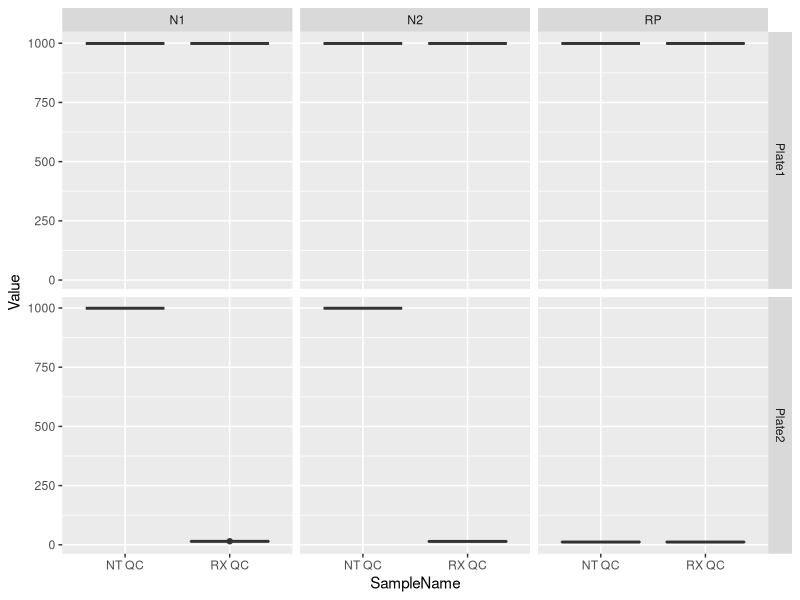
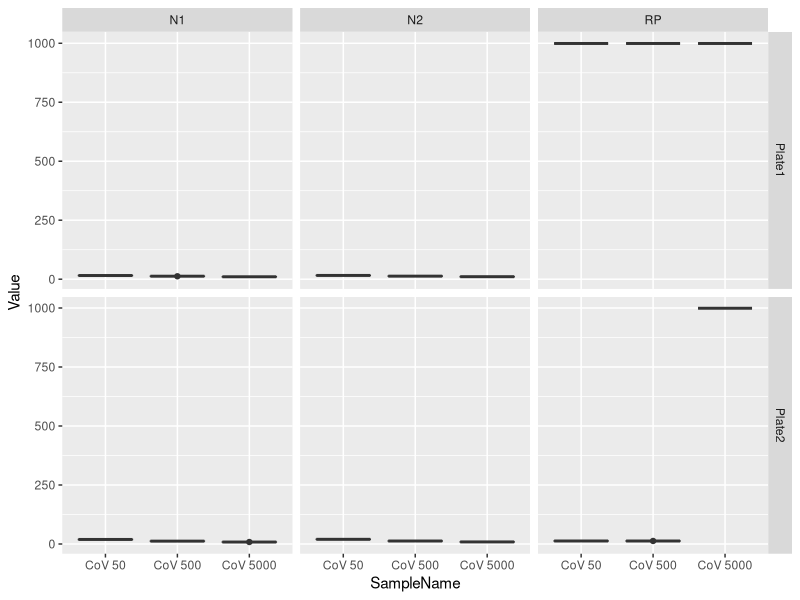
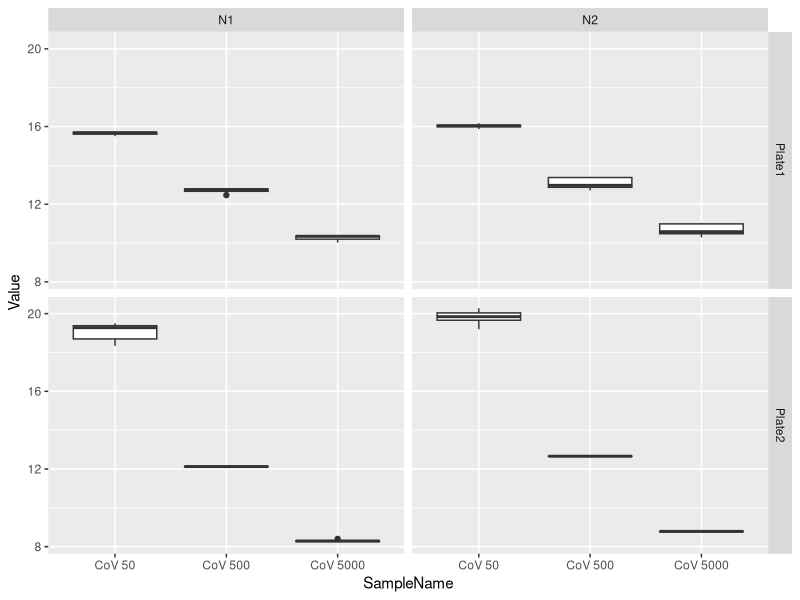

Source code (R) for these figures, in order: (Note: this script raises an error after producing the figures.)
## ---- chunk 1
#knitr::opts_chunk$set(echo = TRUE, error=TRUE)
knitr::opts_chunk$set(echo = TRUE)

#install.packages("tidyverse")
#install.packages("ggpubr")
library(dplyr)
library(tidyverse)
library(ggplot2)
library(ggpubr)

# remove all legacy variables in the project environment
rm(list = ls())
## ---- chunk 2
# Import massaged Fluidigm data file
fluid.all = read.csv("data/Fluidigm_1691207281.csv")
head(fluid.all)
tail(fluid.all)
## ---- chunk 3
# ============================================================================ #
# negative controls ("RX QC" and "NT QC")
neg.ctls = fluid.all[fluid.all$SampleName == "RX QC" | 
                       fluid.all$SampleName == "NT QC", ]


# ============================================================================ #
# standards ("CoV 50", "CoV 500", "CoV 5000")
std.ctls = fluid.all[fluid.all$SampleName == "CoV 50" |
                       fluid.all$SampleName == "CoV 500" |
                       fluid.all$SampleName == "CoV 5000", ]
  
  
## ---- chunk 4
# take a look at the data ...
# View(neg.ctls)

# plot Ct for all negative controls
ggplot(data=neg.ctls,
       mapping=aes(x=SampleName,
                   y=Value)) +
  geom_boxplot()+
  facet_grid(Plate ~ AssayName)
  

## ---- chunk 5
# take a look at the data ...
# View(std.ctls)

# ggplot for all standard controls
ggplot(data=std.ctls,
       mapping=aes(x=SampleName,
                   y=Value)) +
  geom_boxplot()+
  facet_grid(Plate ~ AssayName)

## ---- chunk 6
# look more closely at just the N1 and N2 results
std.ctls.n1.n2 = std.ctls[std.ctls$AssayName=="N1" |
                            std.ctls$AssayName=="N2", ]

# ggplot for just N1 and N2
ggplot(data=std.ctls.n1.n2,
       mapping=aes(x=SampleName,
                   y=Value)) +
  geom_boxplot()+
  facet_grid(Plate ~ AssayName)
## ---- chunk 7
# ============================================================================ #
# samples

# You should keep the sample ID and/or SampleName,
# AssayName, Value, Call, and Plate columns. You will also need to keep rConc
# for the Standards.

# filter fluid.all to keep just the samples and none of the controls
samples = fluid.all %>% 
  filter(!SampleName %in% c("RX QC", "NT QC", "CoV 50", "CoV 500", "CoV 5000")) %>% 
  select(ID, SampleName, AssayName, Value, Call, Plate)

# Import PHD results from .csv file
phd.calls = read.csv("data/PHD_results.csv")

# Add a column to the Fluidigm file containing the PHD results
# use the inner_join() function to do this
samples = inner_join( samples , phd.calls , 
                     by.x = c("SampleName"), 
                     by.y = c("Sample_barcode"), 
                     row.names = FALSE)

# clean up
rm(phd.calls)
## ---- chunk 8
# Add a column to sample for NYUAD classes and rename Class to PHD_Class
samples = samples %>% mutate("NYUAD_Class"=NA) %>% rename(PHD_Class=Class)
head(samples)
## ---- chunk 9
# side-by-side graphs for N1 and N2 on Plate 1 and Plate 2
# using subsetted N1 and N2 assays from standard control set (already done above)

ggplot(data=std.ctls.n1.n2,
       mapping=aes(x=log10(rConc),
                   y=Value,
                   color=AssayName))+
  geom_smooth(method="lm") +
  facet_wrap(~Plate)

  

## ---- chunk 10
# lm for standards with Plate interaction term
# you may do this for N1, N2, or both combined
summary(lm(Value ~ log10(rConc)*Plate, data = std.ctls.n1.n2))

## ---- chunk 11
# make 4 separate linear models for N1 and N2 on Plate 1 or Plate 2
lm.n1.p1 = lm(Value ~ log10(rConc), data=std.ctls.n1.n2[std.ctls.n1.n2$Plate=="Plate1" &
                                                          std.ctls.n1.n2$AssayName=="N1",])
lm.n2.p1 = lm(Value ~ log10(rConc), data=std.ctls.n1.n2[std.ctls.n1.n2$Plate=="Plate1" &
                                                          std.ctls.n1.n2$AssayName=="N2",])
lm.n1.p2 = lm(Value ~ log10(rConc), data=std.ctls.n1.n2[std.ctls.n1.n2$Plate=="Plate2" &
                                                          std.ctls.n1.n2$AssayName=="N1",])
lm.n2.p2 = lm(Value ~ log10(rConc), data=std.ctls.n1.n2[std.ctls.n1.n2$Plate=="Plate2" &
                                                          std.ctls.n1.n2$AssayName=="N2",])

# look at the summaries of the models
summary(lm.n1.p1)
summary(lm.n2.p1)
summary(lm.n1.p2)
summary(lm.n2.p2)
## ---- chunk 12
# Look at the slope/efficiency and R^2
# Here is an outline for a data frame containing these data, if you want to use it
# (but you don't have to)
std.ctl.qc = data.frame(Model = c("N1-P1","N2-P1","N1-P2","N2-P2"),
                        Rsquared = c(summary(lm.n1.p1)$r.squared,
                                     summary(lm.n2.p1)$r.squared,
                                     summary(lm.n1.p2)$r.squared,
                                     summary(lm.n2.p2)$r.squared),
                        Slope = c(summary(lm.n1.p1)$coef[2], 
                                  summary(lm.n2.p1)$coef[2],
                                  summary(lm.n1.p2)$coef[2],
                                  summary(lm.n2.p2)$coef[2]),
                        Eff = c(10^{-1/summary(lm.n1.p1)$coef[2]} - 1,
                                10^{-1/summary(lm.n2.p1)$coef[2]} - 1,
                                10^{-1/summary(lm.n1.p2)$coef[2]} - 1,
                                10^{-1/summary(lm.n2.p2)$coef[2]} - 1))
std.ctl.qc
## ---- chunk 13
# distribution of Ct values for RP genes in clinical samples
ggplot(data= filter(samples, AssayName=="RP" ),
       mapping=aes(x=PHD_Class,
                   y= Value))+
  geom_violin()+
  facet_wrap(~Plate)
## ---- chunk 14
# ============================================================================ #
# subset valid samples
valid.sample.ids = samples %>%  
  group_by(SampleName) %>% 
  filter(AssayName == "RP" & Call == "Pass") %>% 
  summarize( TotalPass = sum(Value < 16) ) %>% 
  filter(TotalPass > 3)

valid.samples = merge(samples, valid.sample.ids, by = "SampleName") %>% 
  arrange(ID) %>% select(-TotalPass)

# ============================================================================ #
# number of valid samples
nrow(valid.sample.ids)

# ============================================================================ #
# Flag inconclusive samples
samples$NYUAD_Class[ ! samples$SampleName %in% valid.samples$SampleName ] = "Inconclusive"
## ---- chunk 15
# subset the rp data from the valid samples (we will also need this below)
samples.rp = valid.samples[valid.samples$AssayName=="RP", ]

# violin plot of Ct values for valid assays, filtered for RP gene, by PHD diagnosis
ggplot(data= filter(samples.rp),
       mapping=aes(x=PHD_Class,
                   y= Value,
                   fill=PHD_Class))+
  geom_violin()+
  facet_wrap(~Plate)
## ---- chunk 16
## Plate 1 and Plate 2 Ct values
rp.p1 = samples.rp[samples.rp$Plate=="Plate1",]
rp.p2 = samples.rp[samples.rp$Plate=="Plate2",]

str(rp.p1)  
  
## QQ plots

# Plate 1
ggqqplot(data=rp.p1,
         x="Value")
# Plate 2
ggqqplot(data=rp.p2,
         x="Value")

## Test for normality
shapiro.test(rp.p1$Value)
shapiro.test(rp.p2$Value)

# Test for equality of normal distributions
wilcox.test(rp.p1$Value,rp.p2$Value)

## ---- chunk 17
# ============================================================================ #
# "positive" samples at NYUAD
nyuad.pos.sample.ids = valid.samples %>%  
  group_by(SampleName) %>% 
  filter(Call == "Pass" & Value < 999 &
           AssayName %in% c("N1","N2")) %>% 
  summarize( TotalPass = sum(Value < 999) ) %>% 
  filter(TotalPass > 3)

nyuad.pos.samples = merge(valid.samples, nyuad.pos.sample.ids, by = "SampleName") %>% 
  filter(Call == "Pass" & Value < 999 & AssayName %in% c("N1","N2")) %>%
  select(ID,SampleName,PHD_Class,AssayName,Value,Plate) %>% 
  arrange(Plate, ID, AssayName)

# ============================================================================ #
nrow(nyuad.pos.sample.ids)

# ============================================================================ #
# Add NYUAD_Class labels to sample table
samples$NYUAD_Class[ samples$SampleName %in% nyuad.pos.samples$SampleName ] = "Positive"
samples$NYUAD_Class[which(is.na(samples$NYUAD_Class))] = "Negative"
## ---- chunk 18
# violin plot of N1 and N2 Ct distributions in cleaned data, by assay
ggplot(data=nyuad.pos.samples,
       mapping=aes(x=AssayName,
                   y=Value,
                   fill=AssayName))+
  geom_violin()+
  facet_wrap(~Plate)
## ---- chunk 19
# by PHD diagnosis
ggplot(data=nyuad.pos.samples,
       mapping=aes(x=PHD_Class,
                   y=Value,
                   fill=PHD_Class))+
  geom_violin()+
  facet_grid(Plate~AssayName)
## ---- chunk 20
# sample variation (all clinical samples with Ct < 999)
sample.clean.var = samples %>% 
  filter(AssayName %in% c("N1","N2") & Value < 999) %>% 
  group_by(SampleName, AssayName, PHD_Class,Plate) %>%
  summarise(Ct.mean = mean(Value), Ct.sd = sd(Value), n = length(Value)) 

# sample variation (all "NYUAD Positive" samples)
nyuad_pos.clean.var = nyuad.pos.samples %>%
  group_by(SampleName, AssayName, PHD_Class,Plate) %>%
  summarise(Ct.mean = mean(Value), Ct.sd = sd(Value), n = length(Value))
## ---- chunk 21
## Add SEM(Ct) column to each dataset
sample.clean.var = sample.clean.var %>%  mutate("SEM" = Ct.sd/sqrt(n))
nyuad_pos.clean.var = nyuad_pos.clean.var %>%  mutate("SEM" = Ct.sd/sqrt(n))
## ---- chunk 22
## Plot variation as SEM(Ct) vs. sample index

# All samples with N1/N2 detected
p1 = ggplot(data=sample.clean.var,
            mapping=aes(x=seq(SampleName),
                        y=SEM))+
  geom_point()+
  geom_hline(yintercept=0.5)

# Cleaned data
p2 = ggplot(data=nyuad_pos.clean.var,
            mapping=aes(x=seq(SampleName),
                        y=SEM))+
  geom_point()+
  geom_hline(yintercept=0.5)

ggarrange(p1,p2,nrow=2)
## ---- chunk 23
# get summary table of classifications for each sample (one row per sample)
sample.classes = samples %>% group_by(SampleName) %>%  summarize(SampleName, PHD_Class, NYUAD_Class)
head(sample.classes)

# make a contingency table
with(sample.classes, table(PHD_Class, NYUAD_Class, dnn = c("PHD","NYUAD")))
## ---- chunk 24
# filter out N1 and N2 controls from Plate 1
std.ctls.p1 = std.ctls.n1.n2[std.ctls.n1.n2$Plate=="Plate1",]

# linear model for rConc based on combined N1 and N2 Ct from "good" plate
lm.std.rConc = lm(Value ~ log10(rConc), data=std.ctls.p1)
## ---- chunk 25
## ggplot of linear model for Ct vs. conc, with regression line and CI bands
ggplot(data=std.ctls.p1,
       aes(x = log10(rConc), y = Value))+
  stat_smooth(method = "lm")
## ---- chunk 26
# combine sample measurements for N1 and N2 for each sample to a grand mean
# - you want to end up with one row per sample
# - you can use `group_by()` and `summarise()` to do this
nyuad.pos.sample.means = nyuad.pos.samples %>% group_by(SampleName) %>% 
  summarize(Value=mean(Value),
            PHD_Class=PHD_Class)


#Building a linear model
lm.std.rConc = lm(log10(rConc) ~ Value, data= std.ctls.p1)

# use lm for prediction on controls to get CIs for them
pred.sample.rConc = predict.lm(lm.std.rConc, 
                               newdata  = nyuad.pos.sample.means , 
                               interval = "prediction") 

# make a data frame out of the predictions and take a look at the result
df.pred.sample.rConc = as.data.frame(pred.sample.rConc)
head(df.pred.sample.rConc)
## ---- chunk 27
# make a data frame adding 3 columns to the sample means data frame 
# with fit, lwr, and upr
df.pred.sample.rConc = cbind(nyuad.pos.sample.means ,
                             conc.fit = df.pred.sample.rConc$fit,
                             conc.lwr = df.pred.sample.rConc$lwr , 
                             conc.upr = df.pred.sample.rConc$upr )
head(df.pred.sample.rConc)
## ---- chunk 28
# ============================================================================ #
# base plot: data points for N1/N2 standards from Plate 1
p0 = ggplot(std.ctls.p1, aes(x=log10(rConc), y=Value, 
                             color=AssayName)) +       # map color to assay names
  geom_point() +
  scale_color_manual(values=c("gray70","gray50",       # for N1/N2 controls
                              "#F8766D","#00BFC4")) +  # for Neg/Pos classes
  facet_wrap(~Plate)  # wrap by Plate
  
# add standard controls regression line
p.fit = p0 +
  geom_smooth(method="lm", color="black", size=0.4, se = FALSE)

# add data points for sample predictions
# (points are the fitted values, map color to PHD classification)
p.fit = p.fit +
  geom_point(data = df.pred.sample.rConc, # the data frame containing predicted values
             mapping = aes(x = conc.fit, y = Value, color = PHD_Class), size=0.5)

# add PI for predictions (min and max are the lower and upper PI bounds)
p.fit = p.fit +
  geom_ribbon(data = df.pred.sample.rConc, # the data frame containing predicted values
              mapping = aes(y = Value, xmin = conc.lwr, xmax = conc.upr),
              fill = "gray", alpha = 0.5, inherit.aes = FALSE)

# convert back to copies / ul and add some labels
p.fit = p.fit +
  scale_x_continuous(label = function(x){return(round(10^x,1))}) +
  xlab("Viral copies/ul") + ylab("Ct") +
  ggtitle("Viral load in clinical samples (with prediction intervals)")

p.fit
## ---- chunk 29
# back-calculate actual viral loads and add as a new column
df.pred.sample.rConc$Copies_per_ul = signif(10^(df.pred.sample.rConc$conc.fit),digits=2) 

# make a file for the final data report
data.report = left_join( sample.classes , 
                        select( df.pred.sample.rConc , Copies_per_ul ))

data.report.unique=unique(data.report)

# export data file
write.csv(data.report.unique, file = "PHD_samples.viral_load.omar_qassab.csv" )
